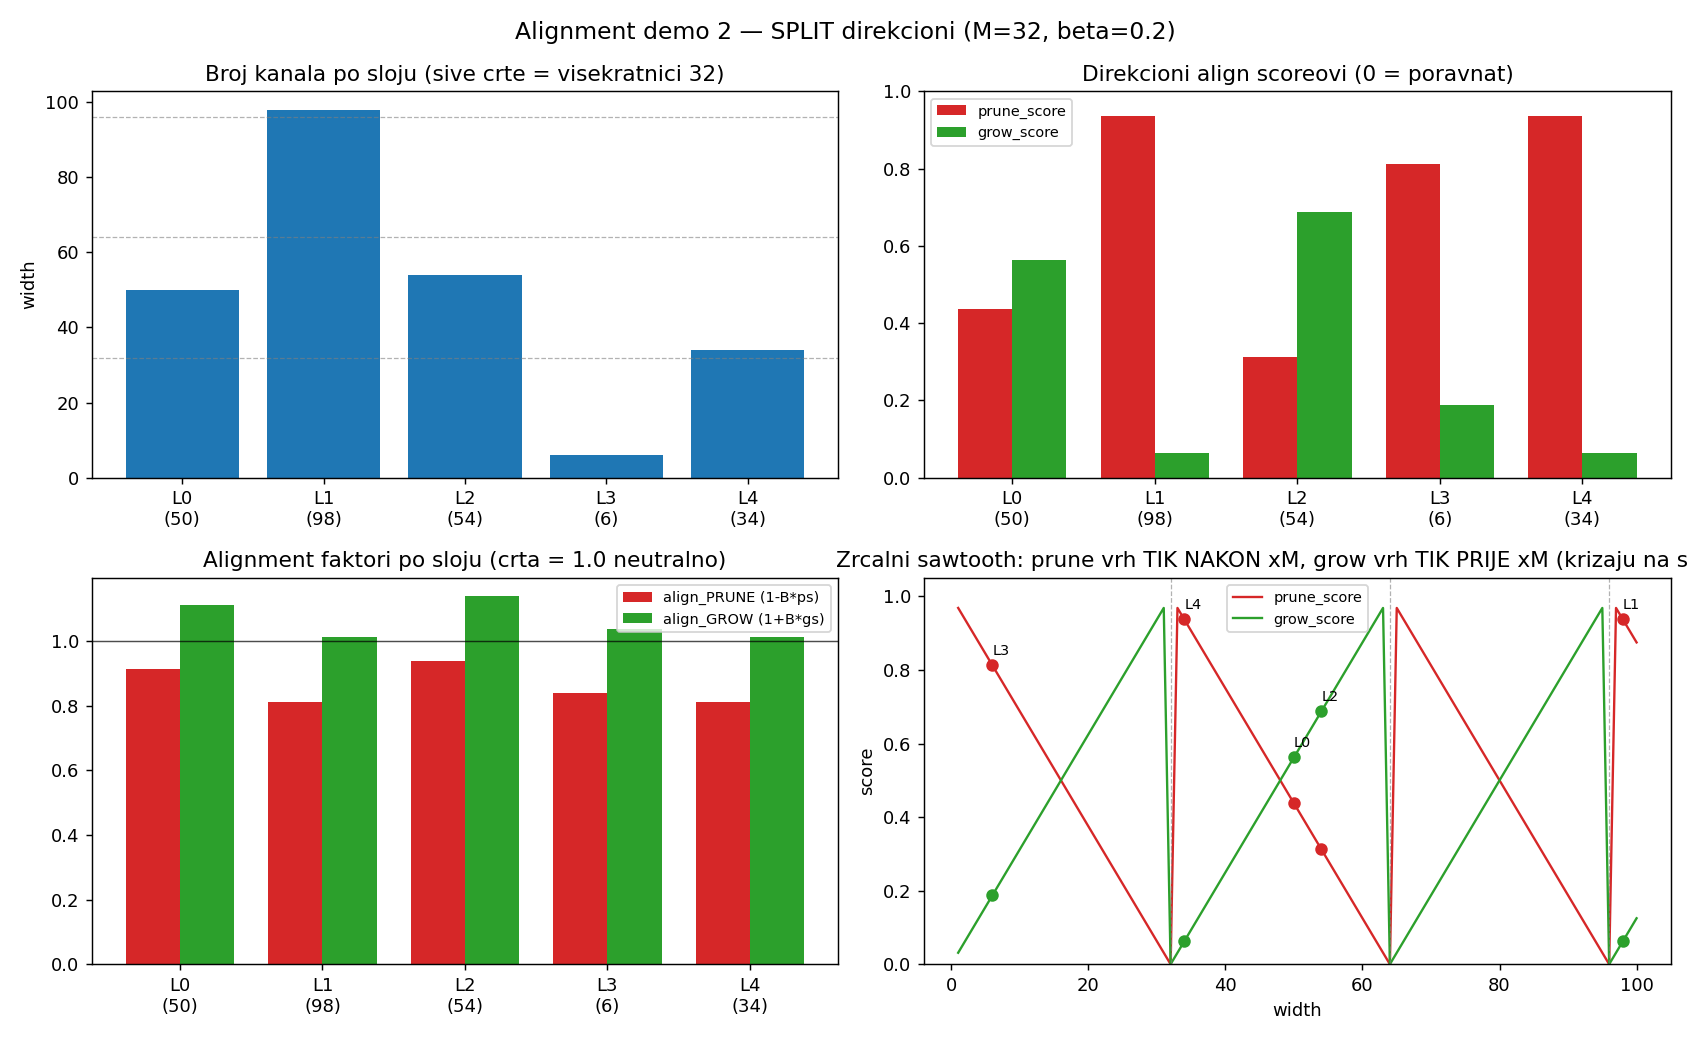

Source code (Python):
import math
import random

BETA = 0.2
M = 32
N_LAYERS = 5
SEED = 0
OUT_PNG = "align_score_demo_2.png"


def align_scores(width, m=M):
    r = width % m
    g = (-width) % m
    prune = (1 - r / m) if r != 0 else 0.0
    grow = (1 - g / m) if g != 0 else 0.0
    return prune, grow


def main():
    if SEED is not None:
        random.seed(SEED)
    widths = [random.randint(1, 100) for _ in range(N_LAYERS)]

    rows = []
    for i, w in enumerate(widths):
        ps, gs = align_scores(w)
        rows.append({"layer": i, "width": w, "tiles": math.ceil(w / M),
                     "ps": ps, "gs": gs, "pf": 1 - BETA * ps, "gf": 1 + BETA * gs})

    print(f"\n  M={M}  BETA={BETA}   (split: prune_score visok = tik IZNAD xM; grow_score visok = tik ISPOD xM)\n")
    print(f"  {'sloj':>4} {'width':>6} {'tiles':>6} {'prune_score':>12} {'grow_score':>11} {'align_PRUNE':>12} {'align_GROW':>11}")
    print("  " + "-" * 72)
    for r in rows:
        print(f"  {r['layer']:>4} {r['width']:>6} {r['tiles']:>6} "
              f"{r['ps']:>12.3f} {r['gs']:>11.3f} {r['pf']:>12.3f} {r['gf']:>11.3f}")

    import matplotlib
    matplotlib.use("Agg")
    import matplotlib.pyplot as plt

    fig, axes = plt.subplots(2, 2, figsize=(13, 8))
    x = [r["layer"] for r in rows]
    labels = [f"L{r['layer']}\n({r['width']})" for r in rows]

    ax = axes[0, 0]
    ax.bar(x, [r["width"] for r in rows], color="tab:blue")
    for k in range(M, 101, M):
        ax.axhline(k, color="gray", ls="--", lw=0.7, alpha=0.6)
    ax.set_title(f"Broj kanala po sloju (sive crte = visekratnici {M})")
    ax.set_xticks(x); ax.set_xticklabels(labels); ax.set_ylabel("width")

    ax = axes[0, 1]
    bw = 0.38
    ax.bar([xx - bw / 2 for xx in x], [r["ps"] for r in rows], width=bw, label="prune_score", color="tab:red")
    ax.bar([xx + bw / 2 for xx in x], [r["gs"] for r in rows], width=bw, label="grow_score", color="tab:green")
    ax.set_title("Direkcioni align scoreovi (0 = poravnat)")
    ax.set_xticks(x); ax.set_xticklabels(labels); ax.set_ylim(0, 1); ax.legend(fontsize=8)

    ax = axes[1, 0]
    ax.bar([xx - bw / 2 for xx in x], [r["pf"] for r in rows], width=bw, label="align_PRUNE (1-B*ps)", color="tab:red")
    ax.bar([xx + bw / 2 for xx in x], [r["gf"] for r in rows], width=bw, label="align_GROW (1+B*gs)", color="tab:green")
    ax.axhline(1.0, color="black", lw=0.8, alpha=0.7)
    ax.set_title("Alignment faktori po sloju (crta = 1.0 neutralno)")
    ax.set_xticks(x); ax.set_xticklabels(labels); ax.legend(fontsize=8)

    ax = axes[1, 1]
    ws = list(range(1, 101))
    ps_curve = [align_scores(w)[0] for w in ws]
    gs_curve = [align_scores(w)[1] for w in ws]
    ax.plot(ws, ps_curve, color="tab:red", lw=1.3, label="prune_score")
    ax.plot(ws, gs_curve, color="tab:green", lw=1.3, label="grow_score")
    ax.scatter([r["width"] for r in rows], [r["ps"] for r in rows], color="tab:red", zorder=5, s=35)
    ax.scatter([r["width"] for r in rows], [r["gs"] for r in rows], color="tab:green", zorder=5, s=35)
    for r in rows:
        ax.annotate(f"L{r['layer']}", (r["width"], max(r["ps"], r["gs"])),
                    textcoords="offset points", xytext=(0, 6), fontsize=8)
    for k in range(M, 101, M):
        ax.axvline(k, color="gray", ls="--", lw=0.7, alpha=0.6)
    ax.set_title(f"Zrcalni sawtooth: prune vrh TIK NAKON xM, grow vrh TIK PRIJE xM (krizaju na sredini)")
    ax.set_xlabel("width"); ax.set_ylabel("score"); ax.set_ylim(0, 1.05); ax.legend(fontsize=8)

    fig.suptitle(f"Alignment demo 2 — SPLIT direkcioni (M={M}, beta={BETA})", fontsize=13)
    fig.tight_layout()
    fig.savefig(OUT_PNG, dpi=130)
    print(f"\n  [plot] spremljeno: {OUT_PNG}\n")


if __name__ == "__main__":
    main()
